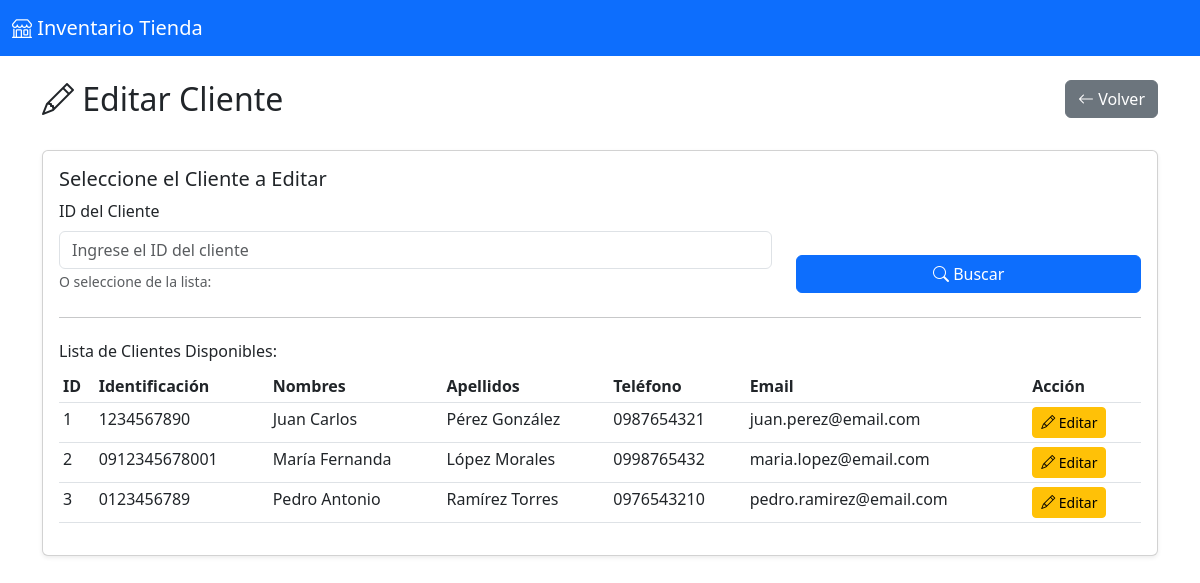
The page /views/clientes/editar.php (signed in) on the database its author committed.
### tables this page shows
CREATE TABLE clientes (
    id INT AUTO_INCREMENT PRIMARY KEY,
    tipo_identificacion ENUM('cedula', 'ruc', 'pasaporte') NOT NULL DEFAULT 'cedula',
    numero_identificacion VARCHAR(20) NOT NULL UNIQUE,
    nombres VARCHAR(100) NOT NULL,
    apellidos VARCHAR(100) NOT NULL,
    telefono VARCHAR(20),
    email VARCHAR(100),
    direccion TEXT,
    ciudad VARCHAR(100),
    provincia VARCHAR(100),
    fecha_registro TIMESTAMP DEFAULT CURRENT_TIMESTAMP,
    INDEX idx_identificacion (numero_identificacion)
);

### models/Cliente.php (called while the page is built, shortened)
<?php
class Cliente {
    private $conn;
    private $table = "clientes";
    public function __construct($db) {
        $this->conn = $db;
    }
    public function obtenerTodos() {
        $query = "SELECT * FROM " . $this->table . " ORDER BY nombres, apellidos ASC";
        try {
            $stmt = $this->conn->prepare($query);
            $stmt->execute();
            return $stmt;
        } catch(PDOException $e) {
            echo "Error: " . $e->getMessage();
            return false;
        }
    }
}
?>

### views/clientes/editar.php (the view, shortened to what this page needs)
<?php
require_once '../../models/Cliente.php';
$database = new Conexion();
$db = $database->getConnection();
$cliente = new Cliente($db);
$mostrarFormulario = false;
?>
<!DOCTYPE html>
<html lang="es">
<head>
    <link href="https://cdn.jsdelivr.net/npm/bootstrap@5.3.0/dist/css/bootstrap.min.css" rel="stylesheet">
    <link rel="stylesheet" href="https://cdn.jsdelivr.net/npm/bootstrap-icons@1.11.0/font/bootstrap-icons.css">
</head>
<body>
    <nav class="navbar navbar-expand-lg navbar-dark bg-primary">
        <div class="container-fluid">
            <a class="navbar-brand" href="../../index.php">
                <i class="bi bi-shop"></i> Inventario Tienda
            </a>
        </div>
    </nav>
    <div class="container mt-4">
        <div class="row mb-4">
            <div class="col">
                <h2><i class="bi bi-pencil"></i> Editar Cliente</h2>
            </div>
            <div class="col text-end">
                <a href="../../index.php" class="btn btn-secondary">
                    <i class="bi bi-arrow-left"></i> Volver
                </a>
            </div>
        </div>
        <?php if(!$mostrarFormulario): ?>
        <div class="card shadow-sm mb-4">
            <div class="card-body">
                <h5>Seleccione el Cliente a Editar</h5>
                <form method="GET" action="">
                    <div class="row align-items-end">
                        <div class="col-md-8">
                            <label for="id" class="form-label">ID del Cliente</label>
                            <input type="number" class="form-control" id="id" name="id"
                                   placeholder="Ingrese el ID del cliente" min="1" required>
                            <small class="text-muted">O seleccione de la lista:</small>
                        </div>
                        <div class="col-md-4">
                            <button type="submit" class="btn btn-primary w-100">
                                <i class="bi bi-search"></i> Buscar
                            </button>
                        </div>
                    </div>
                </form>
                <hr class="my-4">
                <h6>Lista de Clientes Disponibles:</h6>
                <div class="table-responsive">
                    <table class="table table-sm table-hover">
                        <thead>
                            <tr>
                                <th>ID</th>
                                <th>Identificación</th>
                                <th>Nombres</th>
                                <th>Apellidos</th>
                                <th>Teléfono</th>
                                <th>Email</th>
                                <th>Acción</th>
                            </tr>
                        </thead>
                        <tbody>
                            <?php
                            $todosClientes = $cliente->obtenerTodos();
                            if($todosClientes && $todosClientes->rowCount() > 0):
                                while($cli = $todosClientes->fetch()):
                            ?>
                                <tr>
                                    <td><?php echo $cli['id']; ?></td>
                                    <td><?php echo htmlspecialchars($cli['numero_identificacion']); ?></td>
                                    <td><?php echo htmlspecialchars($cli['nombres']); ?></td>
                                    <td><?php echo htmlspecialchars($cli['apellidos']); ?></td>
                                    <td><?php echo htmlspecialchars($cli['telefono']); ?></td>
                                    <td><?php echo htmlspecialchars($cli['email']); ?></td>
                                    <td>
                                        <a href="?id=<?php echo $cli['id']; ?>" class="btn btn-sm btn-warning">
                                            <i class="bi bi-pencil"></i> Editar
                                        </a>
                                    </td>
                                </tr>
                            <?php
                                endwhile;
                            else:
                            ?>
                                <tr>
                                    <td colspan="7" class="text-center">No hay clientes registrados</td>
                                </tr>
                            <?php endif; ?>
                        </tbody>
                    </table>
                </div>
            </div>
        </div>
        <?php endif; ?>
    </div>
</body>
</html>

### rows shown on the page
clientes: id "1", numero_identificacion "1234567890", nombres "Juan Carlos", apellidos "Pérez González", telefono "0987654321", email "juan.perez@email.com"
clientes: id "2", numero_identificacion "0912345678001", nombres "María Fernanda", apellidos "López Morales", telefono "0998765432", email "maria.lopez@email.com"
clientes: id "3", numero_identificacion "0123456789", nombres "Pedro Antonio", apellidos "Ramírez Torres", telefono "0976543210", email "pedro.ramirez@email.com"
